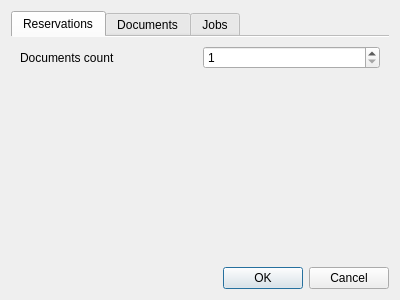
<?xml version="1.0" encoding="UTF-8"?>
<ui version="4.0">
 <class>SettingsDialog</class>
 <widget class="QDialog" name="SettingsDialog">
  <property name="geometry">
   <rect>
    <x>0</x>
    <y>0</y>
    <width>400</width>
    <height>300</height>
   </rect>
  </property>
  <property name="windowTitle">
   <string>Settings</string>
  </property>
  <property name="windowIcon">
   <iconset theme="preferences-system">
    <normaloff>.</normaloff>.</iconset>
  </property>
  <layout class="QGridLayout" name="gridLayout">
   <item row="0" column="0">
    <widget class="QTabWidget" name="tabWidget">
     <property name="currentIndex">
      <number>0</number>
     </property>
     <property name="documentMode">
      <bool>true</bool>
     </property>
     <widget class="QWidget" name="resTab">
      <attribute name="title">
       <string>Reservations</string>
      </attribute>
      <layout class="QGridLayout" name="resLayout">
       <item row="0" column="0">
        <widget class="QLabel" name="countLabel">
         <property name="text">
          <string>Documents count</string>
         </property>
         <property name="buddy">
          <cstring>countSpin</cstring>
         </property>
        </widget>
       </item>
       <item row="0" column="1">
        <widget class="QSpinBox" name="countSpin">
         <property name="minimum">
          <number>1</number>
         </property>
         <property name="maximum">
          <number>10</number>
         </property>
        </widget>
       </item>
       <item row="1" column="0" colspan="2">
        <widget class="QScrollArea" name="typesScrool">
         <property name="frameShape">
          <enum>QFrame::NoFrame</enum>
         </property>
         <property name="widgetResizable">
          <bool>true</bool>
         </property>
         <widget class="QWidget" name="typesWidget">
          <property name="geometry">
           <rect>
            <x>0</x>
            <y>0</y>
            <width>364</width>
            <height>166</height>
           </rect>
          </property>
          <layout class="QVBoxLayout" name="typesLayout">
           <property name="leftMargin">
            <number>0</number>
           </property>
           <property name="topMargin">
            <number>0</number>
           </property>
           <property name="rightMargin">
            <number>0</number>
           </property>
           <property name="bottomMargin">
            <number>0</number>
           </property>
          </layout>
         </widget>
        </widget>
       </item>
      </layout>
     </widget>
     <widget class="QWidget" name="docTab">
      <attribute name="title">
       <string>Documents</string>
      </attribute>
      <layout class="QGridLayout" name="docScroolLayout">
       <item row="0" column="0">
        <widget class="QScrollArea" name="docScrool">
         <property name="frameShape">
          <enum>QFrame::NoFrame</enum>
         </property>
         <property name="widgetResizable">
          <bool>true</bool>
         </property>
         <widget class="QWidget" name="docWidget">
          <property name="geometry">
           <rect>
            <x>0</x>
            <y>0</y>
            <width>364</width>
            <height>200</height>
           </rect>
          </property>
          <layout class="QVBoxLayout" name="docLayout"/>
         </widget>
        </widget>
       </item>
      </layout>
     </widget>
     <widget class="QWidget" name="jobTab">
      <attribute name="title">
       <string>Jobs</string>
      </attribute>
      <layout class="QGridLayout" name="jobScroolLayout">
       <item row="0" column="0">
        <widget class="QScrollArea" name="jobScrool">
         <property name="frameShape">
          <enum>QFrame::NoFrame</enum>
         </property>
         <property name="widgetResizable">
          <bool>true</bool>
         </property>
         <widget class="QWidget" name="jobWidget">
          <property name="geometry">
           <rect>
            <x>0</x>
            <y>0</y>
            <width>364</width>
            <height>200</height>
           </rect>
          </property>
          <layout class="QVBoxLayout" name="jobLayout"/>
         </widget>
        </widget>
       </item>
      </layout>
     </widget>
    </widget>
   </item>
   <item row="1" column="0">
    <widget class="QDialogButtonBox" name="buttonBox">
     <property name="orientation">
      <enum>Qt::Horizontal</enum>
     </property>
     <property name="standardButtons">
      <set>QDialogButtonBox::Cancel|QDialogButtonBox::Ok</set>
     </property>
    </widget>
   </item>
  </layout>
 </widget>
 <tabstops>
  <tabstop>tabWidget</tabstop>
  <tabstop>countSpin</tabstop>
  <tabstop>typesScrool</tabstop>
  <tabstop>docScrool</tabstop>
  <tabstop>jobScrool</tabstop>
 </tabstops>
 <resources/>
 <connections>
  <connection>
   <sender>buttonBox</sender>
   <signal>accepted()</signal>
   <receiver>SettingsDialog</receiver>
   <slot>accept()</slot>
   <hints>
    <hint type="sourcelabel">
     <x>248</x>
     <y>254</y>
    </hint>
    <hint type="destinationlabel">
     <x>157</x>
     <y>274</y>
    </hint>
   </hints>
  </connection>
  <connection>
   <sender>buttonBox</sender>
   <signal>rejected()</signal>
   <receiver>SettingsDialog</receiver>
   <slot>reject()</slot>
   <hints>
    <hint type="sourcelabel">
     <x>316</x>
     <y>260</y>
    </hint>
    <hint type="destinationlabel">
     <x>286</x>
     <y>274</y>
    </hint>
   </hints>
  </connection>
 </connections>
</ui>
